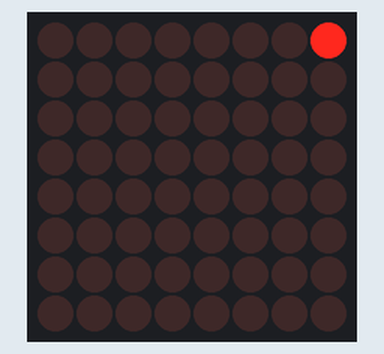
Simulated run of this sketch. Board: Arduino Uno, built with avr-gcc and run on an emulated ATmega328P. Shown: 8×8 LED matrix.

Above: at 90.1 s.

The sketch:

ledMAtrix.ino
```cpp
#include <LedControlMS.h>


LedControl lc=LedControl(16,14,15,1);

void setup() {
 lc.shutdown(0,false);
  lc.setIntensity(0,3);
    lc.clearDisplay(0);

}


void loop() {
  // put your main code here, to run repeatedly:
 lc.setLed(0,0,7,false);
 delay(100);
  lc.setLed(0,0,7,true);
  delay(100);
}
```
